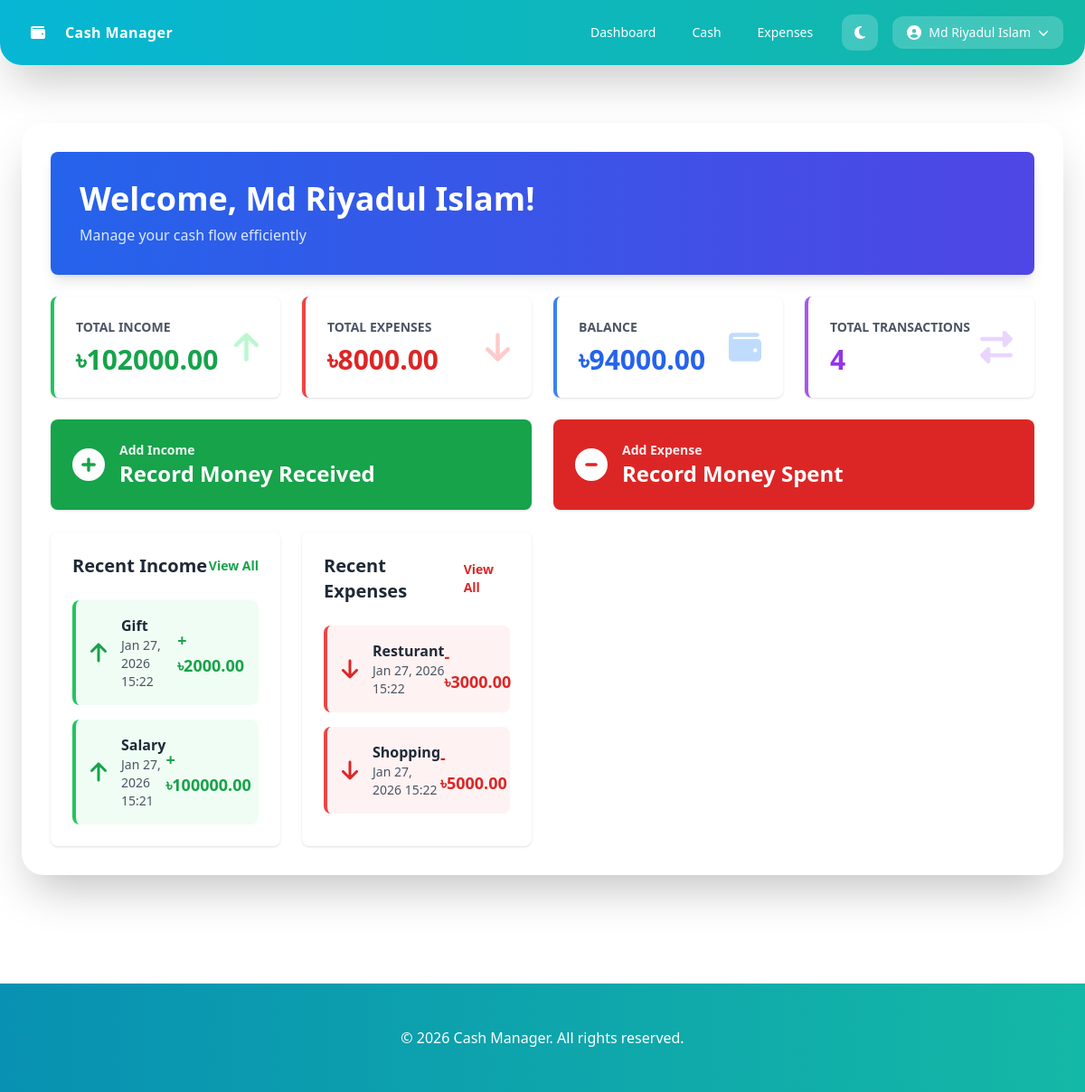
The page / (signed in) on the database its author committed.
### ManageCash/models.py (models this page shows)
class AddCash(models.Model):
    user = models.ForeignKey(User, on_delete=models.CASCADE)
    source = models.CharField(max_length=255)
    datetime = models.DateTimeField(auto_now_add=True)
    amount = models.DecimalField(max_digits=10, decimal_places=2)
    description = models.TextField(blank=True)

class Expense(models.Model):
    user = models.ForeignKey(User, on_delete=models.CASCADE)
    description = models.TextField()
    amount = models.DecimalField(max_digits=10, decimal_places=2)
    datetime = models.DateTimeField(auto_now_add=True)

### ManageCash/views.py (the view)
# urls.py: path('', views.dashboard, name='dashboard'),
@login_required(login_url='login')
def dashboard(request):
    cash_additions = AddCash.objects.filter(user=request.user).order_by('-datetime')
    expenses = Expense.objects.filter(user=request.user).order_by('-datetime')
    total_added = AddCash.objects.filter(user=request.user).aggregate(Sum('amount'))['amount__sum'] or 0
    total_spent = Expense.objects.filter(user=request.user).aggregate(Sum('amount'))['amount__sum'] or 0
    balance = total_added - total_spent
    recent_added = cash_additions[:5]
    recent_expenses = expenses[:5]
    context = {
        'total_added': total_added,
        'total_spent': total_spent,
        'balance': balance,
        'cash_additions_count': cash_additions.count(),
        'expenses_count': expenses.count(),
        'recent_added': recent_added,
        'recent_expenses': recent_expenses,
    }
    return render(request, 'ManageCash/dashboard.html', context)

### templates/ManageCash/dashboard.html (shortened to what this page needs)
{% extends 'base.html' %}
{% block content %}
<div class="space-y-6">
    <div class="bg-gradient-to-r from-blue-600 to-indigo-600 rounded-lg shadow-lg p-8 text-white">
        <h1 class="text-4xl font-bold mb-2">Welcome, {{ user.first_name|default:user.username }}!</h1>
        <p class="text-blue-100">Manage your cash flow efficiently</p>
    </div>
    <div class="grid grid-cols-1 md:grid-cols-2 lg:grid-cols-4 gap-6">
        <div class="bg-white rounded-lg shadow p-6 border-l-4 border-green-500">
            <div class="flex items-center justify-between">
                <div>
                    <p class="text-gray-600 text-sm font-semibold uppercase">Total Income</p>
                    <p class="text-3xl font-bold text-green-600 mt-2">৳{{ total_added|floatformat:2 }}</p>
                </div>
                <i class="fas fa-arrow-up text-4xl text-green-200"></i>
            </div>
        </div>
        <div class="bg-white rounded-lg shadow p-6 border-l-4 border-red-500">
            <div class="flex items-center justify-between">
                <div>
                    <p class="text-gray-600 text-sm font-semibold uppercase">Total Expenses</p>
                    <p class="text-3xl font-bold text-red-600 mt-2">৳{{ total_spent|floatformat:2 }}</p>
                </div>
                <i class="fas fa-arrow-down text-4xl text-red-200"></i>
            </div>
        </div>
        <div
            class="bg-white rounded-lg shadow p-6 border-l-4 {% if balance >= 0 %}border-blue-500{% else %}border-red-500{% endif %}">
            <div class="flex items-center justify-between">
                <div>
                    <p class="text-gray-600 text-sm font-semibold uppercase">Balance</p>
                    <p
                        class="text-3xl font-bold {% if balance >= 0 %}text-blue-600{% else %}text-red-600{% endif %} mt-2">
                        ৳{{ balance|floatformat:2 }}</p>
                </div>
                <i
                    class="fas fa-wallet text-4xl {% if balance >= 0 %}text-blue-200{% else %}text-red-200{% endif %}"></i>
            </div>
        </div>
        <div class="bg-white rounded-lg shadow p-6 border-l-4 border-purple-500">
            <div class="flex items-center justify-between">
                <div>
                    <p class="text-gray-600 text-sm font-semibold uppercase">Total Transactions</p>
                    <p class="text-3xl font-bold text-purple-600 mt-2">{{ cash_additions_count|add:expenses_count }}</p>
                </div>
                <i class="fas fa-exchange-alt text-4xl text-purple-200"></i>
            </div>
        </div>
    </div>
    <div class="grid grid-cols-1 md:grid-cols-2 gap-6">
        <a href="{% url 'add_cash' %}"
            class="bg-green-600 hover:bg-green-700 text-white rounded-lg shadow p-6 transition transform hover:scale-105">
            <div class="flex items-center space-x-4">
                <i class="fas fa-plus-circle text-4xl"></i>
                <div>
                    <p class="text-sm font-semibold opacity-90">Add Income</p>
                    <p class="text-2xl font-bold">Record Money Received</p>
                </div>
            </div>
        </a>
        <a href="{% url 'add_expense' %}"
            class="bg-red-600 hover:bg-red-700 text-white rounded-lg shadow p-6 transition transform hover:scale-105">
            <div class="flex items-center space-x-4">
                <i class="fas fa-minus-circle text-4xl"></i>
                <div>
                    <p class="text-sm font-semibold opacity-90">Add Expense</p>
                    <p class="text-2xl font-bold">Record Money Spent</p>
                </div>
            </div>
        </a>
    <div class="grid grid-cols-1 lg:grid-cols-2 gap-6">
        <div class="bg-white rounded-lg shadow p-6">
            <div class="flex items-center justify-between mb-6">
                <h2 class="text-xl font-bold text-gray-800">Recent Income</h2>
                <a href="{% url 'cash_list' %}" class="text-green-600 hover:text-green-700 text-sm font-semibold">View
                    All</a>
            </div>
            {% if recent_added %}
            <div class="space-y-4">
                {% for cash in recent_added %}
                <div class="flex items-center justify-between p-4 bg-green-50 rounded-lg border-l-4 border-green-500">
                    <div class="flex items-center space-x-4">
                        <i class="fas fa-arrow-up text-2xl text-green-600"></i>
                        <div>
                            <p class="font-semibold text-gray-800">{{ cash.source }}</p>
                            <p class="text-sm text-gray-600">{{ cash.datetime|date:"M d, Y H:i" }}</p>
                        </div>
                    </div>
                    <p class="text-lg font-bold text-green-600">+৳{{ cash.amount|floatformat:2 }}</p>
                </div>
                {% endfor %}
            </div>
            {% else %}
            <p class="text-gray-500 text-center py-8">No income recorded yet</p>
            {% endif %}
        </div>
        <div class="bg-white rounded-lg shadow p-6">
            <div class="flex items-center justify-between mb-6">
                <h2 class="text-xl font-bold text-gray-800">Recent Expenses</h2>
                <a href="{% url 'expense_list' %}" class="text-red-600 hover:text-red-700 text-sm font-semibold">View
                    All</a>
            </div>
            {% if recent_expenses %}
            <div class="space-y-4">
                {% for expense in recent_expenses %}
                <div class="flex items-center justify-between p-4 bg-red-50 rounded-lg border-l-4 border-red-500">
                    <div class="flex items-center space-x-4">
                        <i class="fas fa-arrow-down text-2xl text-red-600"></i>
                        <div>
                            <p class="font-semibold text-gray-800">{{ expense.description|truncatewords:3 }}</p>
                            <p class="text-sm text-gray-600">{{ expense.datetime|date:"M d, Y H:i" }}</p>
                        </div>
                    </div>
                    <p class="text-lg font-bold text-red-600">-৳{{ expense.amount|floatformat:2 }}</p>
                </div>
                {% endfor %}
            </div>
            {% else %}
            <p class="text-gray-500 text-center py-8">No expenses recorded yet</p>
            {% endif %}
        </div>
    </div>
</div>
{% endblock %}

### templates/base.html (shortened to what this page needs)
<!DOCTYPE html>
<html lang="en" id="htmlRoot">
<head>
<script src="https://cdn.tailwindcss.com"></script>
</head>
<body>
<header id="header" class="shadow-2xl px-6 py-4 rounded-b-3xl">
  <div class="max-w-7xl mx-auto flex justify-between items-center">
    <a href="{% url 'dashboard' %}" class="flex items-center gap-3">
      <div class="w-9 h-9 flex items-center justify-center rounded-xl">
        <i class="fas fa-wallet text-white"></i>
      </div>
      <span class="font-bold tracking-wide text-white">Cash Manager</span>
    </a>
    <div class="flex items-center gap-4">
      <nav class="hidden md:flex gap-2">
        <a href="{% url 'dashboard' %}" class="px-4 py-2 rounded-xl text-sm text-white">Dashboard</a>
        <a href="{% url 'cash_list' %}" class="px-4 py-2 rounded-xl text-sm text-white">Cash</a>
        <a href="{% url 'expense_list' %}" class="px-4 py-2 rounded-xl text-sm text-white">Expenses</a>
      </nav>
      <button id="themeBtn" class="w-10 h-10 rounded-xl flex items-center justify-center bg-white/20">
        <i id="themeIcon" class="fas fa-moon text-white"></i>
      </button>
      <details class="relative">
        <summary class="list-none cursor-pointer flex items-center gap-2 px-4 py-2 rounded-xl bg-white/20">
          <i class="fas fa-user-circle text-white"></i>
          <span class="text-sm text-white">{{ user.first_name|default:user.username }}</span>
          <i class="fas fa-chevron-down text-xs text-white"></i>
        </summary>
      </details>
    </div>
  </div>
</header>
<main class="max-w-7xl mx-auto px-6 py-10">
  <div id="contentCard" class="card p-8 rounded-3xl shadow-2xl">
    {% block content %}{% endblock %}
  </div>
</main>
<footer id="footer" class="mt-20 px-6 py-12 text-white text-center">
  © 2026 Cash Manager. All rights reserved.
</footer>
</body>
</html>

### templates/base.html (style rules this page uses)
body, header, footer, .card, .message { transition: all 0.5s ease; }

### rows shown on the page
AddCash: source "Gift", datetime "Jan 27, 2026 15:22", amount "2000.00"
AddCash: source "Salary", datetime "Jan 27, 2026 15:21", amount "100000.00"
Expense: description "Resturant", datetime "Jan 27, 2026 15:22", amount "3000.00"
Expense: description "Shopping", datetime "Jan 27, 2026 15:22", amount "5000.00"

### other values the page prints
{{ user.first_name|default:user.username }} "Md Riyadul Islam"
{{ total_added|floatformat:2 }} "102000.00"
{{ total_spent|floatformat:2 }} "8000.00"
{{ balance|floatformat:2 }} "94000.00"
{{ cash_additions_count|add:expenses_count }} "4"
